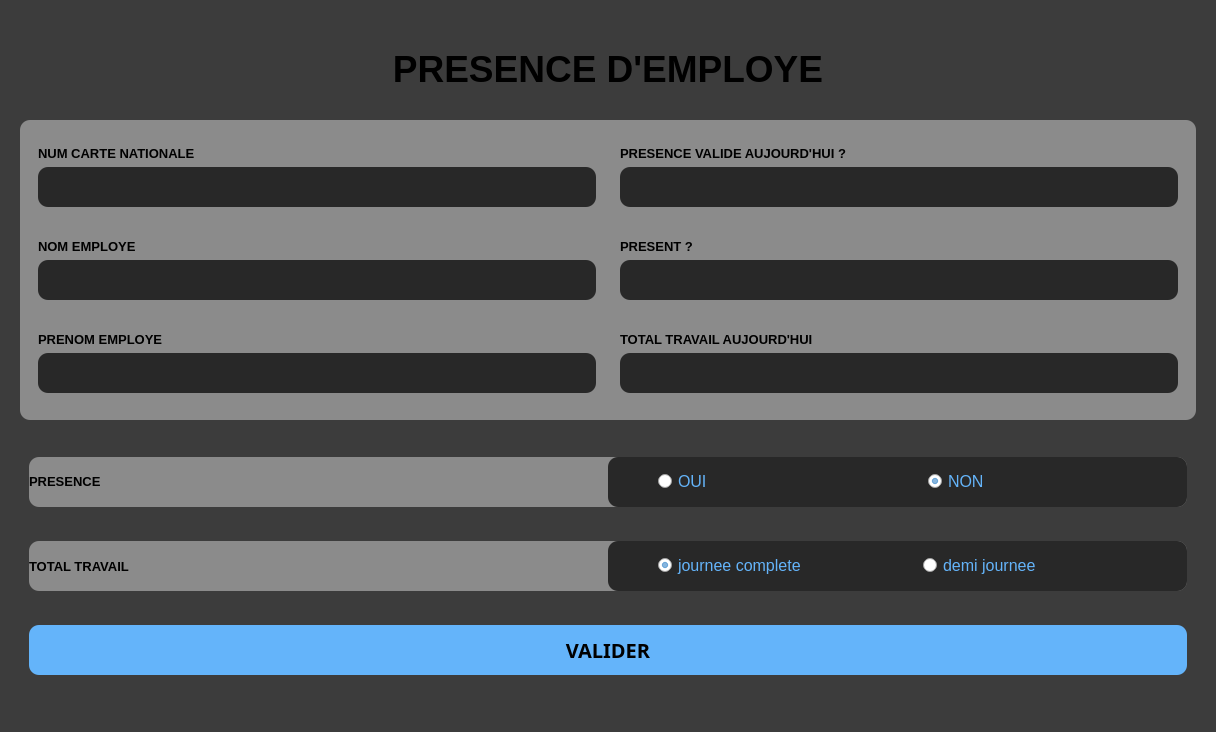
<?xml version="1.0" encoding="UTF-8"?>
<ui version="4.0">
 <class>MainWindow</class>
 <widget class="QMainWindow" name="MainWindow">
  <property name="geometry">
   <rect>
    <x>0</x>
    <y>0</y>
    <width>1216</width>
    <height>732</height>
   </rect>
  </property>
  <property name="windowTitle">
   <string>Gestion Des Employees (Presence)</string>
  </property>
  <property name="windowIcon">
   <iconset>
    <normaloff>../assets/company.png</normaloff>../assets/company.png</iconset>
  </property>
  <widget class="QWidget" name="centralwidget">
   <property name="styleSheet">
    <string notr="true">.QWidget{
background: rgb(60, 60, 60);
}
.QTextEdit{
background: rgb(40, 40, 40);
color:rgb(255, 234, 8);
border-radius: 10px;
}
.QRadioButton{
color: rgb(100, 180, 250);
}
.QPushButton{
background: rgb(100, 180, 250);
border-radius: 10px;
}</string>
   </property>
   <layout class="QVBoxLayout" name="verticalLayout_2">
    <property name="spacing">
     <number>0</number>
    </property>
    <property name="leftMargin">
     <number>20</number>
    </property>
    <property name="topMargin">
     <number>20</number>
    </property>
    <property name="rightMargin">
     <number>20</number>
    </property>
    <property name="bottomMargin">
     <number>20</number>
    </property>
    <item>
     <widget class="QWidget" name="widget_13" native="true">
      <property name="maximumSize">
       <size>
        <width>16777215</width>
        <height>100</height>
       </size>
      </property>
      <layout class="QHBoxLayout" name="horizontalLayout_6">
       <item>
        <widget class="QWidget" name="widget_14" native="true">
         <property name="maximumSize">
          <size>
           <width>16777215</width>
           <height>100</height>
          </size>
         </property>
         <property name="styleSheet">
          <string notr="true">QWidget{
background:rgb(60, 60, 60);
border-radius: 5px;
}</string>
         </property>
         <layout class="QHBoxLayout" name="horizontalLayout_5">
          <item>
           <widget class="QLabel" name="label_9">
            <property name="text">
             <string>&lt;html&gt;&lt;head/&gt;&lt;body&gt;&lt;p align=&quot;center&quot;&gt;&lt;span style=&quot; font-size:28pt; font-weight:600;&quot;&gt;PRESENCE D'EMPLOYE&lt;/span&gt;&lt;/p&gt;&lt;/body&gt;&lt;/html&gt;</string>
            </property>
           </widget>
          </item>
         </layout>
        </widget>
       </item>
      </layout>
     </widget>
    </item>
    <item>
     <widget class="QWidget" name="widget_5" native="true">
      <property name="minimumSize">
       <size>
        <width>0</width>
        <height>300</height>
       </size>
      </property>
      <property name="maximumSize">
       <size>
        <width>16777215</width>
        <height>300</height>
       </size>
      </property>
      <property name="styleSheet">
       <string notr="true">.QWidget{
background:rgb(139, 139, 139);
border-radius:10px;
}</string>
      </property>
      <layout class="QGridLayout" name="gridLayout">
       <item row="5" column="0">
        <widget class="QWidget" name="widget_7" native="true">
         <property name="minimumSize">
          <size>
           <width>0</width>
           <height>80</height>
          </size>
         </property>
         <property name="maximumSize">
          <size>
           <width>16777215</width>
           <height>80</height>
          </size>
         </property>
         <layout class="QVBoxLayout" name="verticalLayout_5">
          <item>
           <widget class="QLabel" name="label_5">
            <property name="font">
             <font>
              <pointsize>10</pointsize>
              <weight>75</weight>
              <bold>true</bold>
             </font>
            </property>
            <property name="text">
             <string>PRENOM EMPLOYE</string>
            </property>
           </widget>
          </item>
          <item>
           <widget class="QTextEdit" name="prenom_employe">
            <property name="enabled">
             <bool>false</bool>
            </property>
            <property name="minimumSize">
             <size>
              <width>0</width>
              <height>40</height>
             </size>
            </property>
            <property name="maximumSize">
             <size>
              <width>16777215</width>
              <height>40</height>
             </size>
            </property>
            <property name="font">
             <font>
              <pointsize>12</pointsize>
              <weight>50</weight>
              <bold>false</bold>
             </font>
            </property>
           </widget>
          </item>
         </layout>
        </widget>
       </item>
       <item row="1" column="1">
        <widget class="QWidget" name="widget_8" native="true">
         <property name="minimumSize">
          <size>
           <width>0</width>
           <height>80</height>
          </size>
         </property>
         <property name="maximumSize">
          <size>
           <width>16777215</width>
           <height>80</height>
          </size>
         </property>
         <layout class="QVBoxLayout" name="verticalLayout_6">
          <item>
           <widget class="QLabel" name="label_6">
            <property name="font">
             <font>
              <pointsize>10</pointsize>
              <weight>75</weight>
              <bold>true</bold>
             </font>
            </property>
            <property name="text">
             <string>PRESENCE VALIDE AUJOURD'HUI ?</string>
            </property>
           </widget>
          </item>
          <item>
           <widget class="QTextEdit" name="presence_valide">
            <property name="enabled">
             <bool>false</bool>
            </property>
            <property name="minimumSize">
             <size>
              <width>0</width>
              <height>40</height>
             </size>
            </property>
            <property name="maximumSize">
             <size>
              <width>16777215</width>
              <height>40</height>
             </size>
            </property>
            <property name="font">
             <font>
              <pointsize>12</pointsize>
              <weight>50</weight>
              <bold>false</bold>
             </font>
            </property>
           </widget>
          </item>
         </layout>
        </widget>
       </item>
       <item row="5" column="1">
        <widget class="QWidget" name="widget_10" native="true">
         <property name="minimumSize">
          <size>
           <width>0</width>
           <height>80</height>
          </size>
         </property>
         <property name="maximumSize">
          <size>
           <width>16777215</width>
           <height>80</height>
          </size>
         </property>
         <layout class="QVBoxLayout" name="verticalLayout_8">
          <item>
           <widget class="QLabel" name="label_8">
            <property name="font">
             <font>
              <pointsize>10</pointsize>
              <weight>75</weight>
              <bold>true</bold>
             </font>
            </property>
            <property name="text">
             <string>TOTAL TRAVAIL AUJOURD'HUI</string>
            </property>
           </widget>
          </item>
          <item>
           <widget class="QTextEdit" name="total_travail">
            <property name="enabled">
             <bool>false</bool>
            </property>
            <property name="minimumSize">
             <size>
              <width>0</width>
              <height>40</height>
             </size>
            </property>
            <property name="maximumSize">
             <size>
              <width>16777215</width>
              <height>40</height>
             </size>
            </property>
            <property name="font">
             <font>
              <pointsize>12</pointsize>
              <weight>50</weight>
              <bold>false</bold>
             </font>
            </property>
           </widget>
          </item>
         </layout>
        </widget>
       </item>
       <item row="1" column="0">
        <widget class="QWidget" name="widget_4" native="true">
         <property name="minimumSize">
          <size>
           <width>0</width>
           <height>80</height>
          </size>
         </property>
         <property name="maximumSize">
          <size>
           <width>16777215</width>
           <height>80</height>
          </size>
         </property>
         <layout class="QVBoxLayout" name="verticalLayout">
          <item>
           <widget class="QLabel" name="label">
            <property name="font">
             <font>
              <pointsize>10</pointsize>
              <weight>75</weight>
              <bold>true</bold>
             </font>
            </property>
            <property name="text">
             <string>NUM CARTE NATIONALE</string>
            </property>
           </widget>
          </item>
          <item>
           <widget class="QTextEdit" name="num_carte_nationale">
            <property name="enabled">
             <bool>false</bool>
            </property>
            <property name="minimumSize">
             <size>
              <width>0</width>
              <height>40</height>
             </size>
            </property>
            <property name="maximumSize">
             <size>
              <width>16777215</width>
              <height>40</height>
             </size>
            </property>
            <property name="font">
             <font>
              <pointsize>12</pointsize>
              <weight>50</weight>
              <bold>false</bold>
             </font>
            </property>
           </widget>
          </item>
         </layout>
        </widget>
       </item>
       <item row="4" column="0">
        <widget class="QWidget" name="widget_6" native="true">
         <property name="minimumSize">
          <size>
           <width>0</width>
           <height>80</height>
          </size>
         </property>
         <property name="maximumSize">
          <size>
           <width>16777215</width>
           <height>80</height>
          </size>
         </property>
         <layout class="QVBoxLayout" name="verticalLayout_4">
          <item>
           <widget class="QLabel" name="label_4">
            <property name="font">
             <font>
              <pointsize>10</pointsize>
              <weight>75</weight>
              <bold>true</bold>
             </font>
            </property>
            <property name="text">
             <string>NOM EMPLOYE</string>
            </property>
           </widget>
          </item>
          <item>
           <widget class="QTextEdit" name="nom_employe">
            <property name="enabled">
             <bool>false</bool>
            </property>
            <property name="minimumSize">
             <size>
              <width>0</width>
              <height>40</height>
             </size>
            </property>
            <property name="maximumSize">
             <size>
              <width>16777215</width>
              <height>40</height>
             </size>
            </property>
            <property name="font">
             <font>
              <pointsize>12</pointsize>
              <weight>50</weight>
              <bold>false</bold>
             </font>
            </property>
           </widget>
          </item>
         </layout>
        </widget>
       </item>
       <item row="4" column="1">
        <widget class="QWidget" name="widget_9" native="true">
         <property name="minimumSize">
          <size>
           <width>0</width>
           <height>80</height>
          </size>
         </property>
         <property name="maximumSize">
          <size>
           <width>16777215</width>
           <height>80</height>
          </size>
         </property>
         <layout class="QVBoxLayout" name="verticalLayout_7">
          <item>
           <widget class="QLabel" name="label_7">
            <property name="font">
             <font>
              <family>MS Shell Dlg 2</family>
              <pointsize>10</pointsize>
              <weight>75</weight>
              <bold>true</bold>
             </font>
            </property>
            <property name="text">
             <string>PRESENT ?</string>
            </property>
           </widget>
          </item>
          <item>
           <widget class="QTextEdit" name="present">
            <property name="enabled">
             <bool>false</bool>
            </property>
            <property name="minimumSize">
             <size>
              <width>0</width>
              <height>40</height>
             </size>
            </property>
            <property name="maximumSize">
             <size>
              <width>16777215</width>
              <height>40</height>
             </size>
            </property>
            <property name="font">
             <font>
              <pointsize>12</pointsize>
              <weight>50</weight>
              <bold>false</bold>
             </font>
            </property>
           </widget>
          </item>
         </layout>
        </widget>
       </item>
      </layout>
     </widget>
    </item>
    <item>
     <widget class="QWidget" name="widget" native="true">
      <layout class="QVBoxLayout" name="verticalLayout_3">
       <item>
        <widget class="QWidget" name="widget_2" native="true">
         <property name="minimumSize">
          <size>
           <width>0</width>
           <height>50</height>
          </size>
         </property>
         <property name="maximumSize">
          <size>
           <width>16777215</width>
           <height>50</height>
          </size>
         </property>
         <property name="styleSheet">
          <string notr="true">.QWidget{
background:rgb(139, 139, 139);
border-radius:10px;
}</string>
         </property>
         <layout class="QHBoxLayout" name="horizontalLayout">
          <property name="spacing">
           <number>0</number>
          </property>
          <property name="leftMargin">
           <number>0</number>
          </property>
          <property name="topMargin">
           <number>0</number>
          </property>
          <property name="rightMargin">
           <number>0</number>
          </property>
          <property name="bottomMargin">
           <number>0</number>
          </property>
          <item>
           <widget class="QLabel" name="label_2">
            <property name="font">
             <font>
              <pointsize>10</pointsize>
              <weight>75</weight>
              <bold>true</bold>
             </font>
            </property>
            <property name="text">
             <string>&lt;html&gt;&lt;head/&gt;&lt;body&gt;&lt;p&gt;PRESENCE&lt;/p&gt;&lt;/body&gt;&lt;/html&gt;</string>
            </property>
           </widget>
          </item>
          <item>
           <widget class="QWidget" name="widget_11" native="true">
            <property name="minimumSize">
             <size>
              <width>0</width>
              <height>50</height>
             </size>
            </property>
            <property name="maximumSize">
             <size>
              <width>16777215</width>
              <height>50</height>
             </size>
            </property>
            <property name="styleSheet">
             <string notr="true">.QWidget{
background: rgb(40, 40, 40);
color: rgb(188, 255, 54);
border-radius: 10px;
}</string>
            </property>
            <layout class="QHBoxLayout" name="horizontalLayout_3">
             <property name="spacing">
              <number>10</number>
             </property>
             <property name="leftMargin">
              <number>50</number>
             </property>
             <property name="topMargin">
              <number>0</number>
             </property>
             <property name="rightMargin">
              <number>0</number>
             </property>
             <property name="bottomMargin">
              <number>0</number>
             </property>
             <item>
              <widget class="QRadioButton" name="presence_oui">
               <property name="font">
                <font>
                 <pointsize>12</pointsize>
                </font>
               </property>
               <property name="text">
                <string>OUI</string>
               </property>
               <property name="checked">
                <bool>false</bool>
               </property>
              </widget>
             </item>
             <item>
              <widget class="QRadioButton" name="presence_non">
               <property name="font">
                <font>
                 <pointsize>12</pointsize>
                 <weight>50</weight>
                 <italic>false</italic>
                 <bold>false</bold>
                </font>
               </property>
               <property name="text">
                <string>NON</string>
               </property>
               <property name="checked">
                <bool>true</bool>
               </property>
              </widget>
             </item>
            </layout>
           </widget>
          </item>
         </layout>
        </widget>
       </item>
       <item>
        <widget class="QWidget" name="widget_3" native="true">
         <property name="minimumSize">
          <size>
           <width>0</width>
           <height>50</height>
          </size>
         </property>
         <property name="maximumSize">
          <size>
           <width>16777215</width>
           <height>50</height>
          </size>
         </property>
         <property name="styleSheet">
          <string notr="true">.QWidget{
background:rgb(139, 139, 139);
border-radius:10px;
}</string>
         </property>
         <layout class="QHBoxLayout" name="horizontalLayout_2">
          <property name="spacing">
           <number>0</number>
          </property>
          <property name="leftMargin">
           <number>0</number>
          </property>
          <property name="topMargin">
           <number>0</number>
          </property>
          <property name="rightMargin">
           <number>0</number>
          </property>
          <property name="bottomMargin">
           <number>0</number>
          </property>
          <item>
           <widget class="QLabel" name="label_3">
            <property name="font">
             <font>
              <pointsize>10</pointsize>
              <weight>75</weight>
              <bold>true</bold>
             </font>
            </property>
            <property name="text">
             <string>TOTAL TRAVAIL</string>
            </property>
           </widget>
          </item>
          <item>
           <widget class="QWidget" name="widget_12" native="true">
            <property name="minimumSize">
             <size>
              <width>0</width>
              <height>50</height>
             </size>
            </property>
            <property name="maximumSize">
             <size>
              <width>16777215</width>
              <height>50</height>
             </size>
            </property>
            <property name="styleSheet">
             <string notr="true">.QWidget{
background: rgb(40, 40, 40);
color: rgb(188, 255, 54);
border-radius: 10px;
}</string>
            </property>
            <layout class="QHBoxLayout" name="horizontalLayout_4">
             <property name="spacing">
              <number>0</number>
             </property>
             <property name="leftMargin">
              <number>50</number>
             </property>
             <property name="topMargin">
              <number>0</number>
             </property>
             <property name="rightMargin">
              <number>0</number>
             </property>
             <property name="bottomMargin">
              <number>0</number>
             </property>
             <item>
              <widget class="QRadioButton" name="travail_journee_complete">
               <property name="font">
                <font>
                 <pointsize>12</pointsize>
                 <weight>50</weight>
                 <bold>false</bold>
                </font>
               </property>
               <property name="text">
                <string>journee complete</string>
               </property>
               <property name="checked">
                <bool>true</bool>
               </property>
              </widget>
             </item>
             <item>
              <widget class="QRadioButton" name="travail_demi_journee">
               <property name="font">
                <font>
                 <pointsize>12</pointsize>
                </font>
               </property>
               <property name="text">
                <string>demi journee</string>
               </property>
              </widget>
             </item>
            </layout>
           </widget>
          </item>
         </layout>
        </widget>
       </item>
       <item>
        <widget class="QPushButton" name="valider_presence_btn">
         <property name="minimumSize">
          <size>
           <width>0</width>
           <height>50</height>
          </size>
         </property>
         <property name="maximumSize">
          <size>
           <width>16777215</width>
           <height>50</height>
          </size>
         </property>
         <property name="font">
          <font>
           <family>Segoe UI Black</family>
           <pointsize>15</pointsize>
           <weight>75</weight>
           <bold>true</bold>
          </font>
         </property>
         <property name="text">
          <string>VALIDER</string>
         </property>
        </widget>
       </item>
      </layout>
     </widget>
    </item>
   </layout>
  </widget>
 </widget>
 <resources/>
 <connections/>
</ui>
